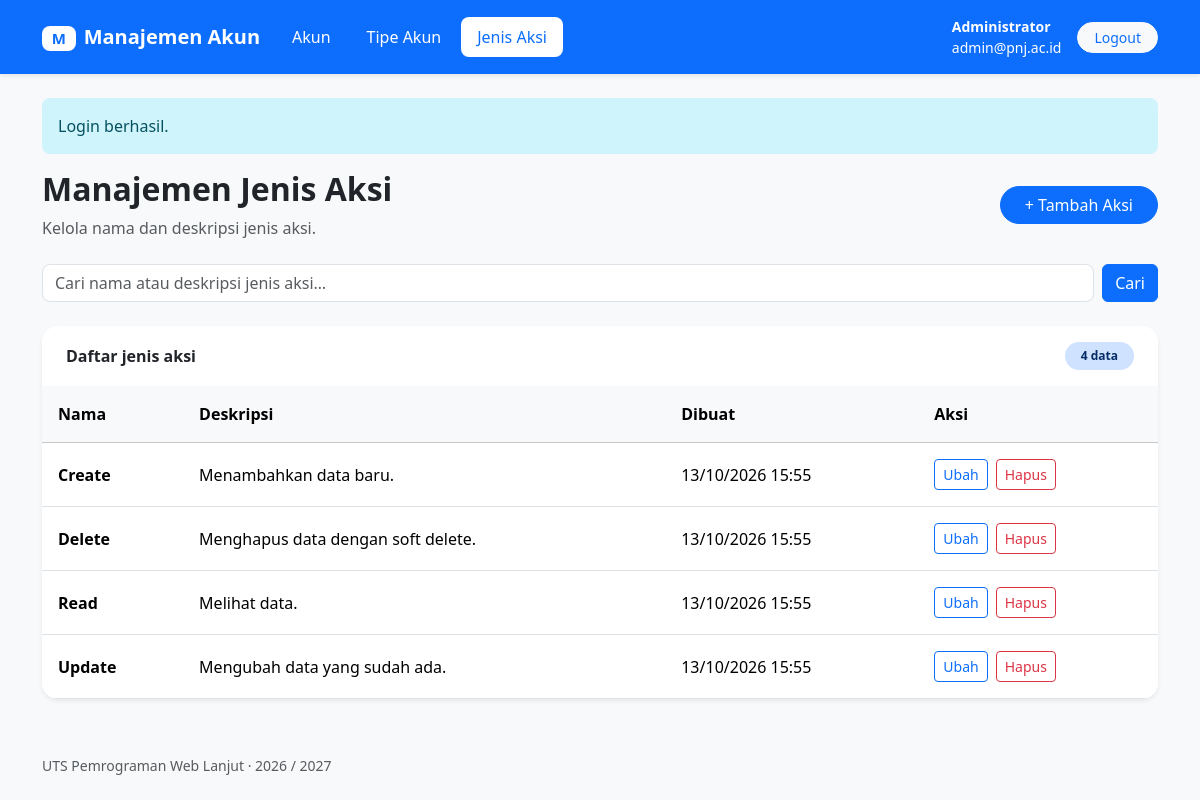
/index.php?page=actions (signed in), run on the app's committed database.
### tables this page shows
CREATE TABLE IF NOT EXISTS actions (
    id CHAR(36) PRIMARY KEY,
    name VARCHAR(128) NOT NULL,
    description TEXT NOT NULL,
    created_at DATETIME NOT NULL DEFAULT CURRENT_TIMESTAMP,
    updated_at DATETIME NOT NULL DEFAULT CURRENT_TIMESTAMP,
    deleted_at DATETIME NULL DEFAULT NULL
);

### app/Controller.php (called while the page is built, shortened)
<?php
class Controller
{
    public function __construct($db)
    {
        $this->db = $db;
    }
    protected function render($view, $viewData = [])
    {
        extract($viewData);
        require __DIR__ . '/views/layout/header.php';
        require __DIR__ . '/views/' . $view . '.php';
        require __DIR__ . '/views/layout/footer.php';
    }
}

### app/controllers/ActionController.php (called while the page is built, shortened)
<?php
class ActionController extends Controller
{
    public function index()
    {
        $search = trim($_GET['search'] ?? '');
        $model = new Action($this->db);
        $actions = $model->getActions($search);
        $this->render('actions/index', ['title' => 'Manajemen Jenis Aksi', 'actions' => $actions, 'search' => $search]);
    }
}

### index.php (called while the page is built, shortened)
<?php
require __DIR__ . '/app/helpers.php';
require __DIR__ . '/app/Controller.php';
require __DIR__ . '/app/models/Action.php';
require __DIR__ . '/app/controllers/ActionController.php';
$page = $_GET['page'] ?? 'accounts';
$action = $_GET['action'] ?? ($page === 'auth' ? 'login' : 'index');
try {
    require __DIR__ . '/config/database.php';
    switch ($page) {
        case 'actions':
            $controller = new ActionController($db);
            break;
    }
    $controller->$action();
} catch (PDOException $error) {
    error_log($error->getMessage());
    http_response_code(500);
    $title = 'Database belum siap';
    $message = 'Pastikan MySQL aktif, coba cek database kamu, lalu cek pengaturan di config/database.php. Jika database sudah siap, periksa log PHP untuk detail kesalahan.';
    require __DIR__ . '/app/views/layout/header.php';
    require __DIR__ . '/app/views/error.php';
    require __DIR__ . '/app/views/layout/footer.php';
}

### app/helpers.php (called while the page is built, shortened)
<?php
function h($text)
{
    return htmlspecialchars((string) $text, ENT_QUOTES, 'UTF-8');
}

### app/models/Action.php (called while the page is built, shortened)
<?php
class Action
{
    private $db;
    public function __construct($db)
    {
        $this->db = $db;
    }
    public function getActions($search = '')
    {
        $query = $this->db->prepare('SELECT * FROM actions WHERE deleted_at IS NULL AND (name LIKE ? OR description LIKE ?) ORDER BY name ASC');
        $keyword = '%' . $search . '%';
        $query->execute([$keyword, $keyword]);
        return $query->fetchAll();
    }
}

### app/views/actions/index.php (the view, shortened to what this page needs)
<div class="d-flex flex-wrap justify-content-between align-items-center gap-3 mb-4">
    <div>
        <h1 class="h2 fw-bold mb-2"><?= h($title) ?></h1>
        <p class="text-body-secondary mb-0">Kelola nama dan deskripsi jenis aksi.</p>
    </div>
    <a class="btn btn-primary rounded-pill px-4" href="index.php?page=actions&amp;action=create">+ Tambah Aksi</a>
</div>
<form class="row g-2 mb-4" method="get" action="index.php">
    <div class="col-12 col-sm">
        <input class="form-control rounded-3" id="search" name="search" value="<?= h($search) ?>" placeholder="Cari nama atau deskripsi jenis aksi…">
    </div>
    <div class="col-auto"><button class="btn btn-primary" type="submit">Cari</button></div>
</form>
<section class="card border-0 shadow-sm rounded-4 overflow-hidden">
    <div class="card-header bg-white border-0 d-flex justify-content-between align-items-center py-3 px-4">
        <strong>Daftar jenis aksi</strong>
        <span class="badge bg-primary-subtle text-primary-emphasis rounded-pill px-3 py-2"><?= count($actions) ?> data<?= $search !== '' ? ' ditemukan' : '' ?></span>
    </div>
    <div class="table-responsive">
        <table class="table table-hover align-middle mb-0">
            <thead class="table-light">
                <tr><th class="p-3" scope="col">Nama</th><th class="p-3" scope="col">Deskripsi</th><th class="p-3" scope="col">Dibuat</th><th class="p-3" scope="col">Aksi</th></tr>
            </thead>
            <tbody>
            <?php foreach ($actions as $item): ?>
                <tr>
                    <td class="p-3 text-break"><strong><?= h($item['name']) ?></strong></td>
                    <td class="p-3 text-break"><?= h($item['description']) ?></td>
                    <td class="p-3 text-nowrap"><?= h(date('d/m/Y H:i', strtotime($item['created_at']))) ?></td>
                    <td class="p-3">
                        <div class="d-flex flex-wrap gap-2">
                            <a class="btn btn-outline-primary btn-sm" href="index.php?page=actions&amp;action=edit&amp;id=<?= h($item['id']) ?>" aria-label="Ubah jenis aksi <?= h($item['name']) ?>">Ubah</a>
                            <form method="post" action="index.php?page=actions&amp;action=delete&amp;id=<?= h($item['id']) ?>" onsubmit="return confirm('Hapus jenis aksi ini? Data akan diarsipkan dengan soft delete.')">
                                <button class="btn btn-outline-danger btn-sm" type="submit" aria-label="Hapus jenis aksi <?= h($item['name']) ?>">Hapus</button>
                            </form>
                        </div>
                    </td>
                </tr>
            <?php endforeach; ?>
            </tbody>
        </table>
    </div>
</section>

### app/views/layout/header.php (shortened to what this page needs)
<!DOCTYPE html>
<html lang="id">
<head>
    <link rel="stylesheet" href="assets/bootstrap/bootstrap.min.css">
</head>
<body class="bg-light d-flex flex-column min-vh-100">
<?php if (!empty($_SESSION['user'])): ?>
    <?php $page = $_GET['page'] ?? 'accounts'; ?>
    <nav class="navbar navbar-expand-lg bg-primary shadow-sm py-3" data-bs-theme="dark">
        <div class="container">
            <a class="navbar-brand fw-bold" href="index.php?page=accounts"><span class="badge bg-white text-primary rounded-3 me-2">M</span>Manajemen Akun</a>
            <div class="collapse navbar-collapse" id="mainMenu">
                <div class="navbar-nav me-auto mb-3 mb-lg-0 gap-1">
                    <a class="nav-link rounded-3 px-3 <?= $page === 'accounts' ? 'active bg-white text-primary' : 'text-white' ?>" href="index.php?page=accounts">Akun</a>
                    <a class="nav-link rounded-3 px-3 <?= $page === 'types' ? 'active bg-white text-primary' : 'text-white' ?>" href="index.php?page=types">Tipe Akun</a>
                    <a class="nav-link rounded-3 px-3 <?= $page === 'actions' ? 'active bg-white text-primary' : 'text-white' ?>" href="index.php?page=actions">Jenis Aksi</a>
                </div>
                <div class="d-flex flex-wrap align-items-center gap-3">
                    <div class="small text-white">
                        <strong><?= h($_SESSION['user']['name']) ?></strong>
                        <span class="d-block text-break"><?= h($_SESSION['user']['email']) ?></span>
                    </div>
                    <form method="post" action="index.php?page=auth&amp;action=logout">
                        <button class="btn btn-light btn-sm text-primary rounded-pill px-3" type="submit">Logout</button>
                    </form>
                </div>
            </div>
        </div>
    </nav>
<?php endif; ?>
<main class="container py-4 flex-grow-1">
<?php if (isset($_SESSION['message'])): ?>
    <div class="alert alert-info border-0 rounded-3" role="status"><?= h($_SESSION['message']) ?></div>
<?php endif; ?>

### app/views/layout/footer.php (shortened to what this page needs)
</main>
<?php if (!empty($_SESSION['user'])): ?>
<footer class="container pb-4">
    <p class="small text-body-secondary mb-0">UTS Pemrograman Web Lanjut · 2026 / 2027</p>
</footer>
<?php endif; ?>
</body>
</html>

### data on the page
actions: name "Create", description "Menambahkan data baru.", created_at "13/10/2026 15:55"
actions: name "Delete", description "Menghapus data dengan soft delete.", created_at "13/10/2026 15:55"
actions: name "Read", description "Melihat data.", created_at "13/10/2026 15:55"
actions: name "Update", description "Mengubah data yang sudah ada.", created_at "13/10/2026 15:55"

### other printed values
$_SESSION['user']['name'] "Administrator"
$_SESSION['user']['email'] "admin@pnj.ac.id"
$_SESSION['message'] "Login berhasil."
$title "Manajemen Jenis Aksi"
count($actions) "4"
